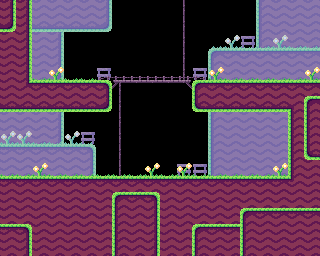

This game map was drawn from its Tiled (.tmx) file and the tilesets committed beside it. A one-line description and the full map source follow:
An orthogonal 20x16 tile map with 16x16 px tiles, 2 tile layers (BackTiles, Tiles) and 8 objects (4x ground, 2x place_allow, player, exit).

<map version="1.10" tiledversion="1.11.2" orientation="orthogonal" renderorder="right-down" width="20" height="16" tilewidth="16" tileheight="16" infinite="0" nextlayerid="6" nextobjectid="105">
 <editorsettings>
  <export target="level12.lua" format="lua" />
 </editorsettings>
 <properties>
  <property name="DEBUG" type="bool" value="false" />
  <property name="crate" type="int" value="0" />
  <property name="dialog_name" value="level12" />
  <property name="level_name" value="wormhole" />
  <property name="orb" type="int" value="0" />
  <property name="platform" type="int" value="0" />
  <property name="springboard" type="int" value="0" />
  <property name="teleporterbluein" type="int" value="1" />
  <property name="teleporterblueout" type="int" value="1" />
 </properties>
 <tileset firstgid="1" name="tiles" tilewidth="16" tileheight="16" tilecount="256" columns="16">
  <image source="../graphics/tiles.png" width="256" height="256" />
 </tileset>
 <layer id="5" name="BackTiles" width="20" height="16" tintcolor="#ffffff">
  <data encoding="csv">
0,0,23,23,23,23,24,0,0,0,0,66,0,0,0,0,22,23,23,23,
18,0,39,39,39,39,40,0,0,0,0,66,0,0,0,0,22,23,23,23,
0,0,23,24,0,0,0,0,0,0,0,66,0,43,27,28,22,23,23,23,
0,0,23,24,0,0,0,0,0,0,0,66,0,6,7,7,7,7,7,7,
0,0,23,24,0,0,52,0,0,0,0,66,52,22,23,23,23,23,23,23,
0,0,0,0,0,0,0,66,0,0,0,0,0,0,0,0,0,0,0,0,
0,0,0,0,0,0,0,66,0,0,0,0,0,0,0,0,0,0,0,18,
23,23,23,24,0,0,0,66,0,0,0,0,0,22,23,23,23,23,0,0,
23,23,23,24,27,44,0,66,0,0,0,0,0,22,23,23,23,23,0,0,
7,7,7,7,7,8,0,66,0,0,0,0,0,22,23,23,23,23,0,18,
23,23,23,23,23,24,0,66,0,0,0,52,52,22,23,23,23,23,0,0,
0,0,0,0,0,0,0,0,0,0,0,0,0,0,0,0,0,0,0,0,
0,0,0,0,0,0,0,18,0,18,0,0,0,0,0,0,0,0,0,0,
0,0,0,0,0,0,0,0,0,0,0,0,0,0,0,18,0,0,0,0,
0,18,0,0,0,0,0,0,0,0,0,0,18,0,0,0,0,0,0,0,
0,0,0,0,0,0,0,0,0,0,0,0,0,0,0,0,0,0,0,0
</data>
 </layer>
 <layer id="1" name="Tiles" width="20" height="16">
  <data encoding="csv">
19,19,0,0,0,0,0,0,0,0,0,0,0,0,0,0,0,0,0,0,
35,19,0,0,0,0,0,0,0,0,0,0,0,0,0,0,0,0,0,0,
18,19,0,0,0,0,0,0,0,0,0,0,0,0,0,52,28,27,28,28,
18,19,0,0,0,0,0,0,0,0,0,0,0,0,0,0,0,0,0,0,
18,19,69,68,69,69,101,102,102,102,102,102,103,68,69,69,69,69,69,68,
18,36,2,2,2,2,3,49,50,50,50,51,1,2,2,2,2,2,2,2,
34,34,34,34,34,34,35,0,0,0,0,0,33,34,34,34,34,34,21,1,
0,0,0,0,0,0,0,0,0,0,0,0,0,0,0,0,0,0,17,17,
27,27,28,28,0,52,0,0,0,0,0,0,0,0,0,0,0,0,17,17,
0,0,0,0,0,0,0,0,0,0,0,0,0,0,0,0,0,0,17,33,
69,69,68,69,69,69,69,69,69,68,69,68,69,69,69,69,69,68,17,18,
2,2,2,2,2,2,2,2,2,2,2,2,2,2,2,2,2,2,37,18,
18,18,18,18,18,18,18,1,2,3,18,18,18,18,18,18,18,18,18,18,
18,18,18,18,18,18,18,17,18,19,18,18,18,18,18,1,2,2,2,2,
2,3,18,18,18,18,18,17,18,19,18,18,1,2,2,17,18,18,18,18,
18,19,18,18,18,18,18,17,18,19,18,18,17,18,18,17,18,18,18,18
</data>
 </layer>
 <objectgroup id="2" name="Objects">
  <object id="4" type="player" x="24" y="160" width="16" height="16" />
  <object id="6" type="exit" x="280" y="64" width="16" height="16" />
  <object id="58" type="ground" x="0" y="176" width="320" height="80" />
  <object id="101" type="ground" x="0" y="80" width="320" height="32" />
  <object id="103" type="ground" x="288" y="112" width="32" height="64" />
  <object id="104" type="ground" x="0" y="0" width="32" height="80" />
 </objectgroup>
 <objectgroup color="#18abcc" id="4" name="Allow">
  <object id="99" type="place_allow" x="48" y="48" width="32" height="32" />
  <object id="102" type="place_allow" x="240" y="144" width="32" height="32" />
 </objectgroup>
</map>
